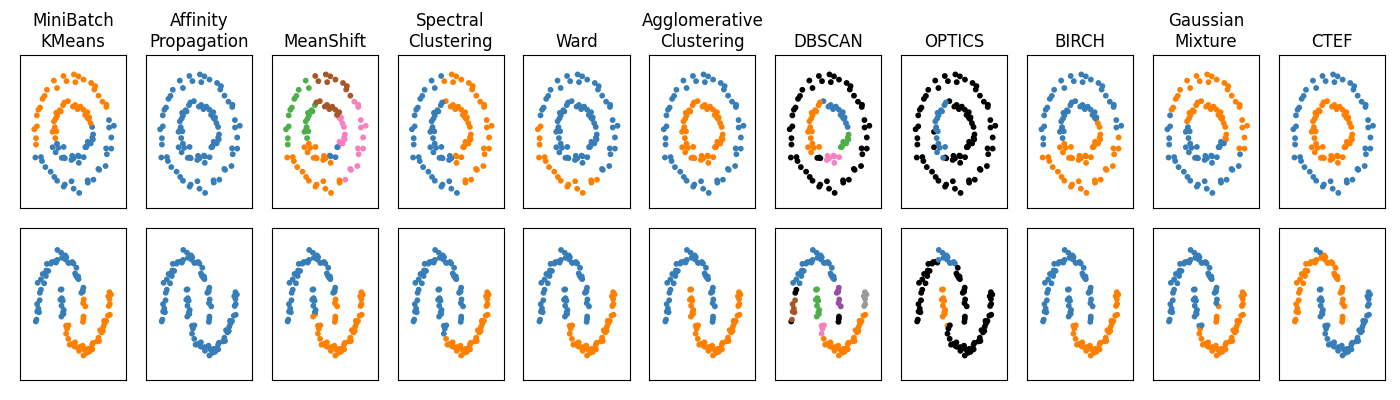

Here is the Python script that generated this plot:
# Compare clustering methods
"""
Most of this code (except ctef_clustering) is taken from
  * https://scikit-learn.org/stable/auto_examples/cluster/plot_cluster_comparison.html
"""

#---------- Imports ----------#
# standard
import time
import warnings

# third party
import numpy as np
import matplotlib.pyplot as plt
from sklearn import cluster, datasets, mixture
from sklearn.neighbors import kneighbors_graph
from sklearn.preprocessing import StandardScaler
from itertools import cycle, islice
from tqdm import tqdm

# local
from ctef_clustering import ctef_clustering

np.random.seed(0)

# ============
# Generate datasets. We choose the size big enough to see the scalability
# of the algorithms, but not too big to avoid too long running times
# ============
n_samples = 100
noisy_circles = datasets.make_circles(n_samples=n_samples, factor=0.5, noise=0.05)
noisy_moons = datasets.make_moons(n_samples=n_samples, noise=0.05)
blobs = datasets.make_blobs(n_samples=n_samples, random_state=8)
no_structure = np.random.rand(n_samples, 2), None

# Anisotropicly distributed data
random_state = 170
X, y = datasets.make_blobs(n_samples=n_samples, random_state=random_state)
transformation = [[0.6, -0.6], [-0.4, 0.8]]
X_aniso = np.dot(X, transformation)
aniso = (X_aniso, y)

# blobs with varied variances
varied = datasets.make_blobs(
    n_samples=n_samples, cluster_std=[1.0, 2.5, 0.5], random_state=random_state
)

# ============
# Set up cluster parameters
# ============
plt.figure(figsize=(14,4))
# plt.subplots_adjust(
#     left=0.02, right=0.98, bottom=0.001, top=0.95, wspace=0.05, hspace=0.01
# )

plot_num = 1

default_base = {
    "quantile": 0.3,
    "eps": 0.3,
    "damping": 0.9,
    "preference": -200,
    "n_neighbors": 3,
    "n_clusters": 3,
    "min_samples": 7,
    "xi": 0.05,
    "min_cluster_size": 0.1,
}

datasets = [
    (
        noisy_circles,
        {
            "damping": 0.77,
            "preference": -240,
            "quantile": 0.2,
            "n_clusters": 2,
            "min_samples": 7,
            "xi": 0.08,
        },
    ),
    (
        noisy_moons,
        {
            "damping": 0.75,
            "preference": -220,
            "n_clusters": 2,
            "min_samples": 7,
            "xi": 0.1,
        },
    ),
    # (
    #     varied,
    #     {
    #         "eps": 0.18,
    #         "n_neighbors": 2,
    #         "min_samples": 7,
    #         "xi": 0.01,
    #         "min_cluster_size": 0.2,
    #     },
    # ),
    # (
    #     aniso,
    #     {
    #         "eps": 0.15,
    #         "n_neighbors": 2,
    #         "min_samples": 7,
    #         "xi": 0.1,
    #         "min_cluster_size": 0.2,
    #     },
    # ),
    # (blobs, {"min_samples": 7, "xi": 0.1, "min_cluster_size": 0.2}),
    # (no_structure, {}),
]

for i_dataset, (dataset, algo_params) in enumerate(datasets):
    # update parameters with dataset-specific values
    params = default_base.copy()
    params.update(algo_params)

    X, y = dataset

    # normalize dataset for easier parameter selection
    X = StandardScaler().fit_transform(X)

    # estimate bandwidth for mean shift
    bandwidth = cluster.estimate_bandwidth(X, quantile=params["quantile"])

    # connectivity matrix for structured Ward
    connectivity = kneighbors_graph(
        X, n_neighbors=params["n_neighbors"], include_self=False
    )
    # make connectivity symmetric
    connectivity = 0.5 * (connectivity + connectivity.T)

    # ============
    # Create cluster objects
    # ============
    ms = cluster.MeanShift(bandwidth=bandwidth, bin_seeding=True)
    two_means = cluster.MiniBatchKMeans(n_clusters=params["n_clusters"], n_init="auto")
    ward = cluster.AgglomerativeClustering(
        n_clusters=params["n_clusters"], linkage="ward", connectivity=connectivity
    )
    spectral = cluster.SpectralClustering(
        n_clusters=params["n_clusters"],
        eigen_solver="arpack",
        affinity="nearest_neighbors",
    )
    dbscan = cluster.DBSCAN(eps=params["eps"])
    optics = cluster.OPTICS(
        min_samples=params["min_samples"],
        xi=params["xi"],
        min_cluster_size=params["min_cluster_size"],
    )
    affinity_propagation = cluster.AffinityPropagation(
        damping=params["damping"], preference=params["preference"], random_state=0
    )
    average_linkage = cluster.AgglomerativeClustering(
        linkage="average",
        metric="cityblock",
        n_clusters=params["n_clusters"],
        connectivity=connectivity,
    )
    birch = cluster.Birch(n_clusters=params["n_clusters"])
    gmm = mixture.GaussianMixture(
        n_components=params["n_clusters"], covariance_type="full"
    )

    clustering_algorithms = (
        ("MiniBatch\nKMeans", two_means),
        ("Affinity\nPropagation", affinity_propagation),
        ("MeanShift", ms),
        ("Spectral\nClustering", spectral),
        ("Ward", ward),
        ("Agglomerative\nClustering", average_linkage),
        ("DBSCAN", dbscan),
        ("OPTICS", optics),
        ("BIRCH", birch),
        ("Gaussian\nMixture", gmm),
        ("CTEF", 0),
    )

    for name, algorithm in clustering_algorithms:

        if name == "CTEF":
            k = 2
            n_clusters = 2
            n_steps = 10
            n_trials = 10
            Original_cluster = []
            Cluster = []
            Losses = []
            final_loss = []
            center = np.empty((n_trials,n_clusters,k))
            Lambda_inv = np.empty((n_trials,n_clusters,k,k))

            for i in tqdm(range(n_trials)):
                C, losses, c_res, Lambda_inv_res = ctef_clustering(X, k, n_clusters, n_steps, w=1.5)
                Cluster.append(C)
                Losses.append(losses)
                final_loss.append(losses[-1])
                center[i,:,:] = c_res
                Lambda_inv[i,:,:,:] = Lambda_inv_res

            best_trial = np.argmin(final_loss)
            y_pred = Cluster[best_trial] 

        else:
            # catch warnings related to kneighbors_graph
            with warnings.catch_warnings():
                warnings.filterwarnings(
                    "ignore",
                    message="the number of connected components of the "
                    + "connectivity matrix is [0-9]{1,2}"
                    + " > 1. Completing it to avoid stopping the tree early.",
                    category=UserWarning,
                )
                warnings.filterwarnings(
                    "ignore",
                    message="Graph is not fully connected, spectral embedding"
                    + " may not work as expected.",
                    category=UserWarning,
                )
                algorithm.fit(X)

            if hasattr(algorithm, "labels_"):
                y_pred = algorithm.labels_.astype(int)
            else:
                y_pred = algorithm.predict(X)

        plt.subplot(len(datasets), len(clustering_algorithms), plot_num)
        if i_dataset == 0:
            plt.title(name, size=12)

        colors = np.array(
            list(
                islice(
                    cycle(
                        [
                            "#377eb8",
                            "#ff7f00",
                            "#4daf4a",
                            "#f781bf",
                            "#a65628",
                            "#984ea3",
                            "#999999",
                            "#e41a1c",
                            "#dede00",
                        ]
                    ),
                    int(max(y_pred) + 1),
                )
            )
        )
        # add black color for outliers (if any)
        colors = np.append(colors, ["#000000"])
        plt.scatter(X[:, 0], X[:, 1], s=10, color=colors[y_pred])

        plt.xlim(-2.5, 2.5)
        plt.ylim(-2.5, 2.5)
        plt.xticks(())
        plt.yticks(())
        plot_num += 1

plt.tight_layout()
plt.savefig('compare.png')
plt.show()